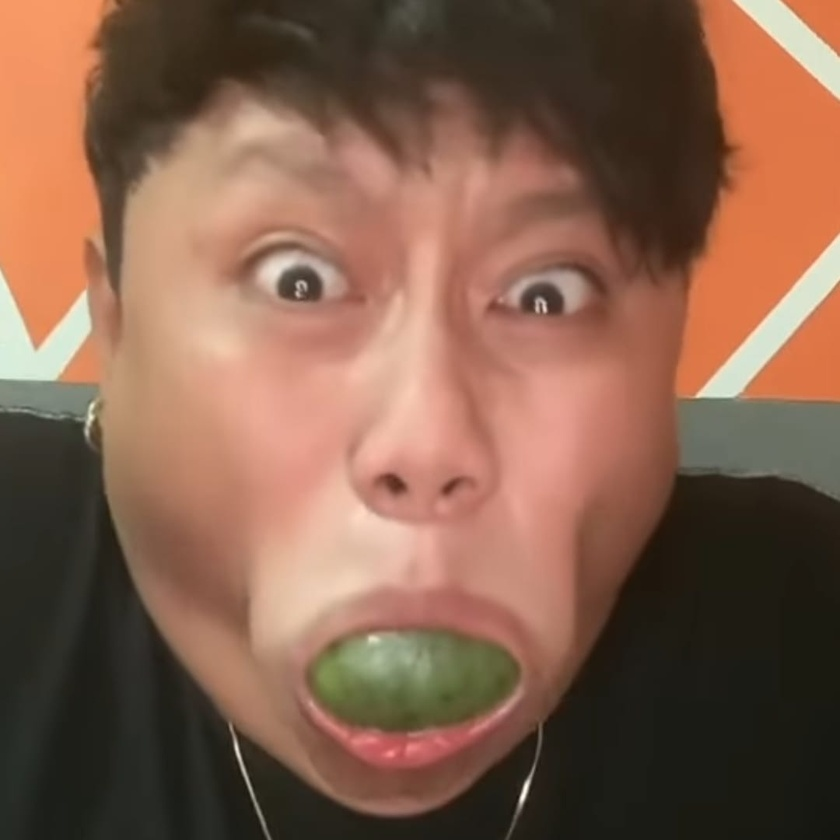
#> input picture P11_1207070113_Rizky-Nurhadhi/Morfologi Citra/images/kedondong.jpg, 840 x 840 px, shrunk from 1080 x 1080 before the run
$ jupyter execute 11.3_opening.ipynb
#> lines starting #> are read from the running program, lines starting #| are printed output that depends on the picture; after the words box and inside, x2 and y2 are one past the last pixel; in counts of white or black regions, pixels touching at a corner belong together
[cell 1]
# Import Library
import cv2
import numpy as np
from skimage import data
from skimage.io import imread
import matplotlib.pyplot as plt

[cell 2]
# Read Input Image
#image = data.retina()
#image = data.astronaut()
image = imread(fname="images/kedondong.jpg")
#> image is the input picture: shape (840, 840, 3); mean R, G, B 131.2, 95.4, 76.1
print(image.shape)
#| (840, 840, 3)
plt.imshow(image)

[cell 3]
# Proses Morfologi Opening
hsv = cv2.cvtColor(image, cv2.COLOR_BGR2HSV)
#> hsv: shape (840, 840, 3); mean H, S, V 103.6, 100.8, 131.7
# defining the range of masking
blue1 = np.array([110, 50, 50])
blue2 = np.array([130, 255, 255])

# initializing the mask to be
# convoluted over input image
mask = cv2.inRange(hsv, blue1, blue2)
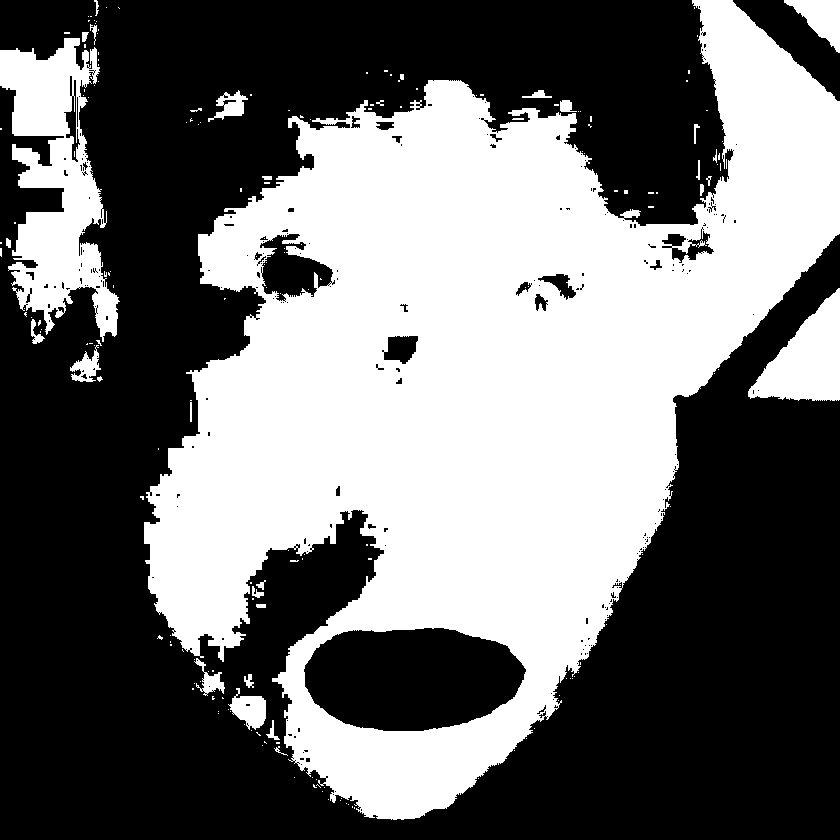
#> mask: shape (840, 840); 43.6% white; 194 white regions (161 under 20 px), largest, box (x1, y1, x2, y2) and area: (144, 0, 840, 820) 277979, (0, 38, 120, 342) 18148, (748, 288, 840, 401) 5770

# passing the bitwise_and over
# each pixel convoluted
res = cv2.bitwise_and(image, image, mask = mask)
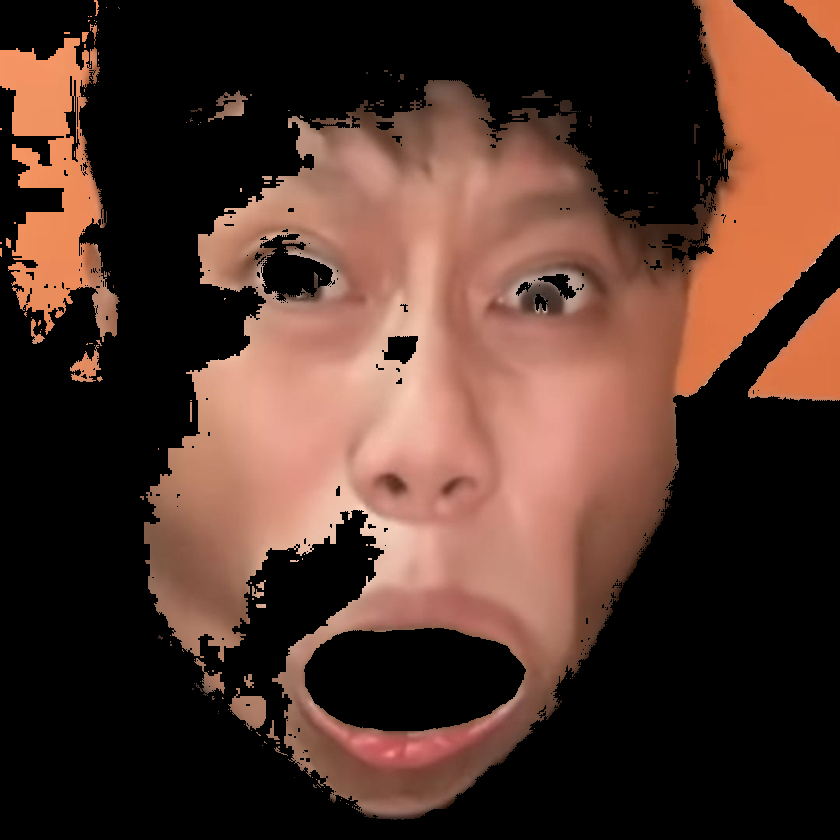
#> res: shape (840, 840, 3); mean R, G, B 81, 53, 42.7

# defining the kernel i.e. Structuring element
kernel = np.ones((5, 5), np.uint8)

# defining the opening function
# over the image and structuring element
opening = cv2.morphologyEx(mask, cv2.MORPH_OPEN, kernel)
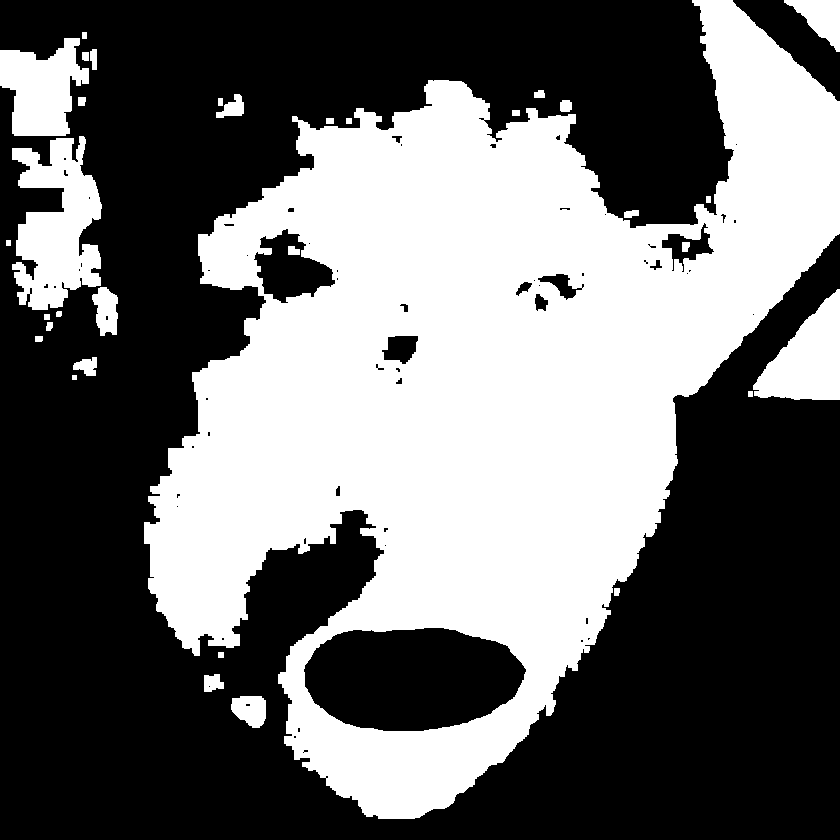
#> opening: shape (840, 840); 42.7% white; 33 white regions, largest, box (x1, y1, x2, y2) and area: (144, 0, 840, 819) 274197, (12, 136, 102, 310) 9960, (0, 38, 89, 136) 5726

[cell 4]
# Plot Citra Output
fig, axes = plt.subplots(1, 2, figsize=(12, 12))
ax = axes.ravel()

ax[0].imshow(mask)
ax[0].set_title("Citra Input 1")

ax[1].imshow(opening, cmap='gray')
ax[1].set_title('Citra Input 2')
plt.show()
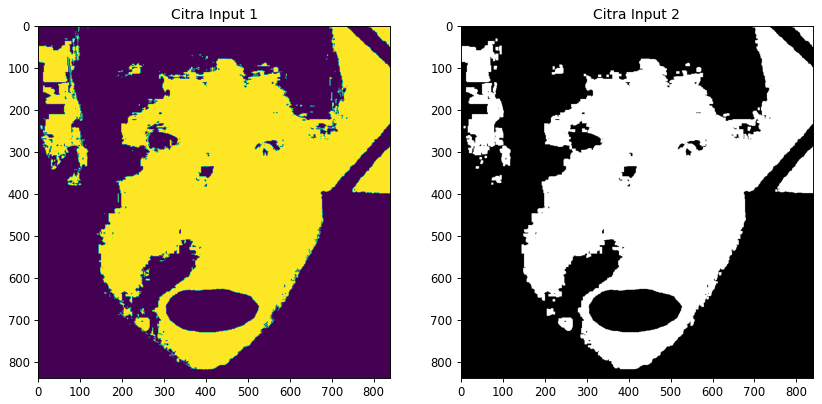
#> figure drawn by matplotlib, 2 panels
